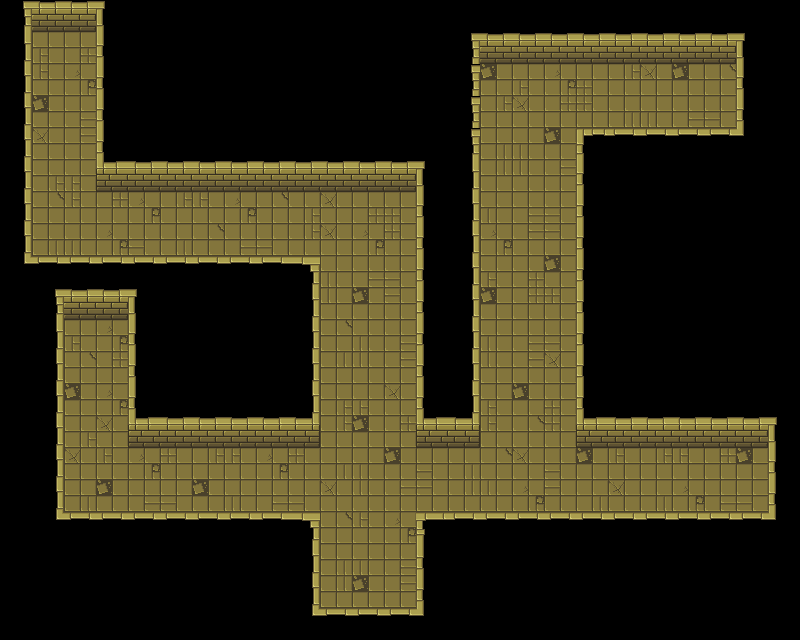

Tiled map render using the project's own tile images. Description and the map definition, with tile-layer contents summarised, below:
An orthogonal 25x20 tile map with 32x32 px tiles, 2 tile layers (floor, walls), 2 tilesets.

<map version="1.5" tiledversion="1.7.2" orientation="orthogonal" renderorder="right-down" width="25" height="20" tilewidth="32" tileheight="32" infinite="0" nextlayerid="3" nextobjectid="1">
 <tileset firstgid="1" name="dungeon01" tilewidth="32" tileheight="32" tilecount="44" columns="11">
  <image source="../tilesets/Yellow Dungeon Tileset v1.1.1/Yellow Dungeon Tileset.png" width="352" height="128" />
  <tile id="0">
   <properties>
    <property name="collides" type="bool" value="true" />
   </properties>
  </tile>
  <tile id="1">
   <properties>
    <property name="collides" type="bool" value="true" />
   </properties>
  </tile>
  <tile id="2">
   <properties>
    <property name="collides" type="bool" value="true" />
   </properties>
  </tile>
  <tile id="3">
   <properties>
    <property name="collides" type="bool" value="true" />
   </properties>
  </tile>
  <tile id="4">
   <properties>
    <property name="collides" type="bool" value="true" />
   </properties>
  </tile>
  <tile id="5">
   <properties>
    <property name="collides" type="bool" value="true" />
   </properties>
  </tile>
  <tile id="6">
   <properties>
    <property name="collides" type="bool" value="true" />
   </properties>
  </tile>
  <tile id="7">
   <properties>
    <property name="collides" type="bool" value="true" />
   </properties>
  </tile>
  <tile id="8">
   <properties>
    <property name="collides" type="bool" value="true" />
   </properties>
  </tile>
  <tile id="9">
   <properties>
    <property name="collides" type="bool" value="true" />
   </properties>
  </tile>
  <tile id="10">
   <properties>
    <property name="collides" type="bool" value="true" />
   </properties>
  </tile>
  <tile id="11">
   <properties>
    <property name="collides" type="bool" value="true" />
   </properties>
  </tile>
  <tile id="12">
   <properties>
    <property name="collides" type="bool" value="true" />
   </properties>
  </tile>
  <tile id="13">
   <properties>
    <property name="collides" type="bool" value="true" />
   </properties>
  </tile>
  <tile id="14">
   <properties>
    <property name="collides" type="bool" value="true" />
   </properties>
  </tile>
  <tile id="15">
   <properties>
    <property name="collides" type="bool" value="true" />
   </properties>
  </tile>
  <tile id="16">
   <properties>
    <property name="collides" type="bool" value="true" />
   </properties>
  </tile>
  <tile id="17">
   <properties>
    <property name="collides" type="bool" value="true" />
   </properties>
  </tile>
  <tile id="18">
   <properties>
    <property name="collides" type="bool" value="true" />
   </properties>
  </tile>
  <tile id="19">
   <properties>
    <property name="collides" type="bool" value="true" />
   </properties>
  </tile>
  <tile id="20">
   <properties>
    <property name="collides" type="bool" value="true" />
   </properties>
  </tile>
  <tile id="21">
   <properties>
    <property name="collides" type="bool" value="true" />
   </properties>
  </tile>
  <tile id="22">
   <properties>
    <property name="collides" type="bool" value="true" />
   </properties>
  </tile>
  <tile id="23">
   <properties>
    <property name="collides" type="bool" value="true" />
   </properties>
  </tile>
  <tile id="24">
   <properties>
    <property name="collides" type="bool" value="true" />
   </properties>
  </tile>
  <tile id="25">
   <properties>
    <property name="collides" type="bool" value="true" />
   </properties>
  </tile>
  <tile id="26">
   <properties>
    <property name="collides" type="bool" value="true" />
   </properties>
  </tile>
  <tile id="27">
   <properties>
    <property name="collides" type="bool" value="true" />
   </properties>
  </tile>
  <tile id="28">
   <properties>
    <property name="collides" type="bool" value="true" />
   </properties>
  </tile>
  <tile id="29">
   <properties>
    <property name="collides" type="bool" value="true" />
   </properties>
  </tile>
  <tile id="30">
   <properties>
    <property name="collides" type="bool" value="true" />
   </properties>
  </tile>
  <tile id="31">
   <properties>
    <property name="collides" type="bool" value="true" />
   </properties>
  </tile>
  <tile id="32">
   <properties>
    <property name="collides" type="bool" value="true" />
   </properties>
  </tile>
  <tile id="33">
   <properties>
    <property name="collides" type="bool" value="false" />
   </properties>
  </tile>
  <tile id="34">
   <properties>
    <property name="collides" type="bool" value="true" />
   </properties>
  </tile>
  <tile id="35">
   <properties>
    <property name="collides" type="bool" value="true" />
   </properties>
  </tile>
  <tile id="36">
   <properties>
    <property name="collides" type="bool" value="true" />
   </properties>
  </tile>
  <tile id="37">
   <properties>
    <property name="collides" type="bool" value="true" />
   </properties>
  </tile>
  <tile id="38">
   <properties>
    <property name="collides" type="bool" value="true" />
   </properties>
  </tile>
  <tile id="39">
   <properties>
    <property name="collides" type="bool" value="true" />
   </properties>
  </tile>
  <tile id="40">
   <properties>
    <property name="collides" type="bool" value="true" />
   </properties>
  </tile>
  <tile id="41">
   <properties>
    <property name="collides" type="bool" value="true" />
   </properties>
  </tile>
  <tile id="42">
   <properties>
    <property name="collides" type="bool" value="true" />
   </properties>
  </tile>
  <tile id="43">
   <properties>
    <property name="collides" type="bool" value="true" />
   </properties>
  </tile>
 </tileset>
 <tileset firstgid="45" name="dungeon02" tilewidth="32" tileheight="32" tilecount="24" columns="4">
  <image source="../tilesets/Yellow Dungeon Tileset v1.1.1/Yellow Brick Floor.png" width="128" height="192" />
 </tileset>
 <layer id="2" name="floor" width="25" height="20">
  <data>[500 cells, 245 non-empty, 20 distinct tile ids]</data>
 </layer>
 <layer id="1" name="walls" width="25" height="20">
  <data>[500 cells, 341 non-empty, 14 distinct tile ids]</data>
 </layer>
</map>
